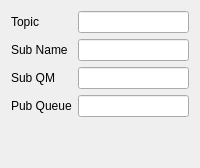
<?xml version="1.0" encoding="UTF-8"?>
<ui version="4.0">
  <class>PsTab</class>
  <widget class="QWidget" name="PsTab">
    <property name="windowTitle"><string>PS</string></property>
    <layout class="QVBoxLayout" name="rootLayout">
      <item>
        <layout class="QFormLayout" name="mainForm">
          <item row="0" column="0">
            <widget class="QLabel" name="topicLabel">
              <property name="text"><string>Topic</string></property>
              <property name="buddy"><cstring>topicEdit</cstring></property>
            </widget>
          </item>
          <item row="0" column="1">
            <widget class="QLineEdit" name="topicEdit">
              <property name="toolTip"><string>Pub/sub topic string</string></property>
            </widget>
          </item>
          <item row="1" column="0">
            <widget class="QLabel" name="subNameLabel">
              <property name="text"><string>Sub Name</string></property>
              <property name="buddy"><cstring>subNameEdit</cstring></property>
            </widget>
          </item>
          <item row="1" column="1">
            <widget class="QLineEdit" name="subNameEdit">
              <property name="toolTip"><string>Durable subscription name</string></property>
            </widget>
          </item>
          <item row="2" column="0">
            <widget class="QLabel" name="subQmLabel">
              <property name="text"><string>Sub QM</string></property>
              <property name="buddy"><cstring>subQmEdit</cstring></property>
            </widget>
          </item>
          <item row="2" column="1">
            <widget class="QLineEdit" name="subQmEdit">
              <property name="toolTip"><string>Queue manager for the subscription destination queue</string></property>
              <property name="maxLength"><number>48</number></property>
            </widget>
          </item>
          <item row="3" column="0">
            <widget class="QLabel" name="pubQueueLabel">
              <property name="text"><string>Pub Queue</string></property>
              <property name="buddy"><cstring>pubQueueEdit</cstring></property>
            </widget>
          </item>
          <item row="3" column="1">
            <widget class="QLineEdit" name="pubQueueEdit">
              <property name="toolTip"><string>Queue for publication responses</string></property>
              <property name="maxLength"><number>48</number></property>
            </widget>
          </item>
        </layout>
      </item>
      <item>
        <spacer name="bottomVSpacer">
          <property name="orientation"><enum>Qt::Vertical</enum></property>
          <property name="sizeHint" stdset="0">
            <size><width>20</width><height>40</height></size>
          </property>
        </spacer>
      </item>
    </layout>
  </widget>
</ui>
